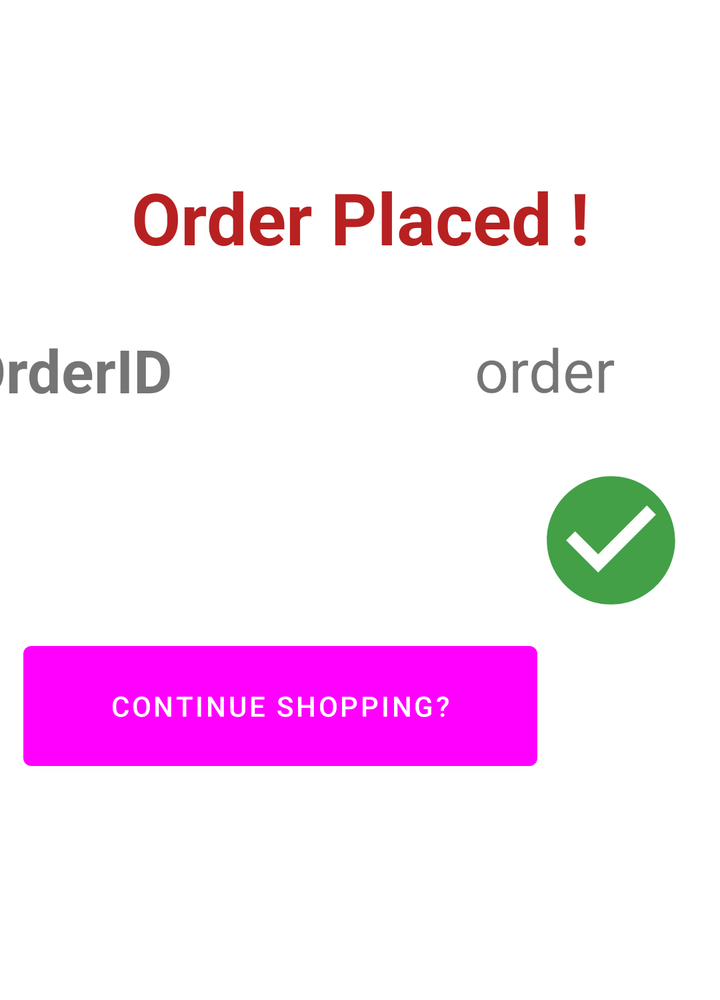
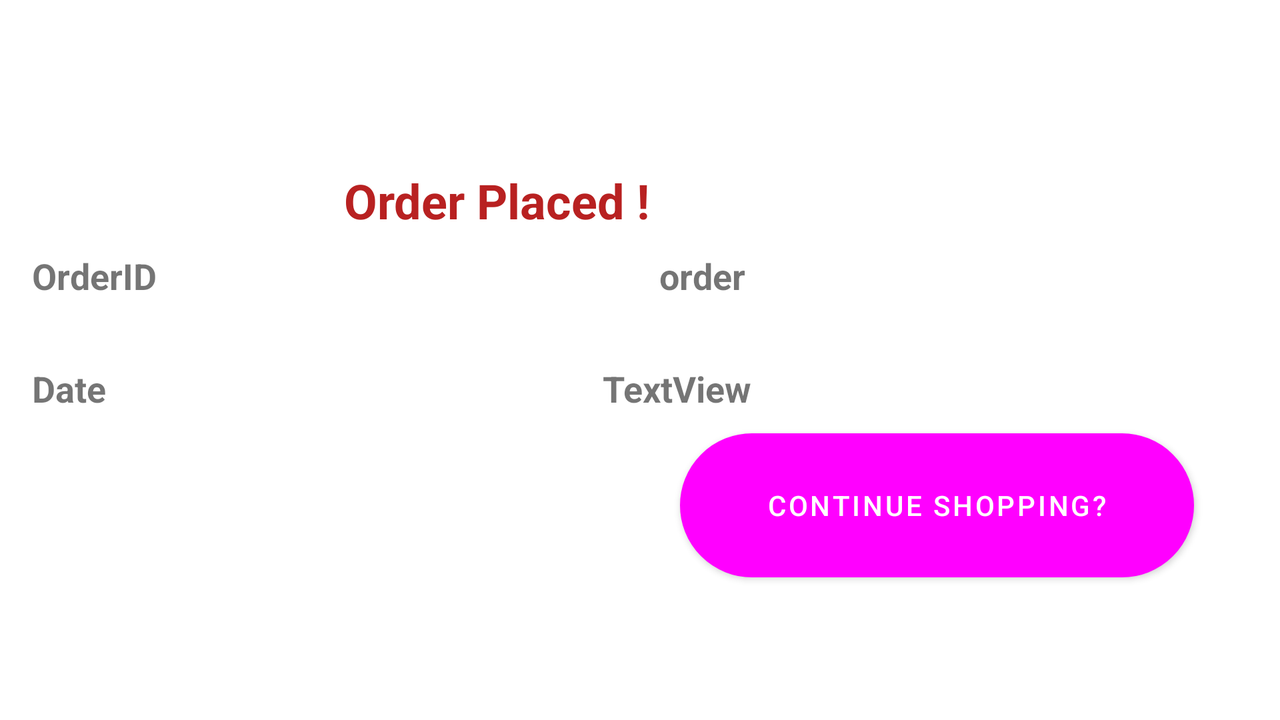

Compare how this app lays out the same screen by default and in its alternative resource folder. The renders come first, then the two layout files and the values they reference.
<!-- AndroidManifest.xml: application theme Theme.BookStore -->
<!-- res/layout/fragment_order.xml -->
<?xml version="1.0" encoding="utf-8"?>
<androidx.constraintlayout.widget.ConstraintLayout xmlns:android="http://schemas.android.com/apk/res/android"
    xmlns:app="http://schemas.android.com/apk/res-auto"
    xmlns:tools="http://schemas.android.com/tools"
    android:layout_width="match_parent"
    android:layout_height="500dp"
    tools:context=".fragments.Order_Placed_Fragment">


    <ImageView
        android:id="@+id/imageView3"
        android:layout_width="77dp"
        android:layout_height="104dp"
        android:layout_marginTop="83dp"
        android:layout_marginEnd="16dp"
        android:layout_marginBottom="56dp"
        android:src="@drawable/check"
        app:layout_constraintBottom_toBottomOf="parent"
        app:layout_constraintEnd_toEndOf="parent"
        app:layout_constraintTop_toTopOf="parent"
        app:layout_constraintVertical_bias="0.525" />

    <TextView
        android:id="@+id/textView9"
        android:layout_width="378dp"
        android:layout_height="79dp"
        android:layout_marginStart="16dp"
        android:layout_marginTop="13dp"
        android:layout_marginEnd="17dp"
        android:gravity="center"
        android:text="Order Placed !"
        android:textColor="#B82121"
        android:textSize="36sp"
        android:textStyle="bold"
        app:layout_constraintEnd_toEndOf="parent"
        app:layout_constraintStart_toStartOf="parent"
        app:layout_constraintTop_toBottomOf="@+id/Order_Placed_ToolBar" />

    <androidx.appcompat.widget.Toolbar
        android:id="@+id/Order_Placed_ToolBar"
        android:layout_width="match_parent"
        android:layout_height="wrap_content"
        android:background="?attr/colorPrimary"
        android:minHeight="?attr/actionBarSize"
        android:theme="?attr/actionBarTheme"
        app:layout_constraintEnd_toEndOf="parent"
        app:layout_constraintHorizontal_bias="0.0"
        app:layout_constraintStart_toStartOf="parent"
        app:layout_constraintTop_toTopOf="parent" />

    <Button
        android:id="@+id/button2"
        android:layout_width="257dp"
        android:layout_height="72dp"
        android:layout_marginStart="37dp"
        android:layout_marginTop="56dp"
        android:layout_marginEnd="117dp"
        android:layout_marginBottom="130dp"
        android:text="Continue Shopping?"
        app:layout_constraintBottom_toBottomOf="parent"
        app:layout_constraintEnd_toEndOf="parent"
        app:layout_constraintStart_toStartOf="parent"
        app:layout_constraintTop_toBottomOf="@+id/textView10" />

    <TextView
        android:id="@+id/textView10"
        android:layout_width="267dp"
        android:layout_height="41dp"
        android:layout_marginStart="16dp"
        android:layout_marginTop="35dp"
        android:layout_marginBottom="56dp"
        android:gravity="center"
        android:text="order"
        android:textSize="30sp"
        app:layout_constraintBottom_toTopOf="@+id/button2"
        app:layout_constraintEnd_toEndOf="parent"
        app:layout_constraintStart_toEndOf="@+id/textView11"
        app:layout_constraintTop_toBottomOf="@+id/textView9" />

    <TextView
        android:id="@+id/textView11"
        android:layout_width="112dp"
        android:layout_height="50dp"
        android:layout_marginStart="28dp"
        android:layout_marginTop="26dp"
        android:layout_marginEnd="29dp"
        android:layout_marginBottom="112dp"
        android:text="OrderID"
        android:textSize="30sp"
        android:textStyle="bold"
        app:layout_constraintBottom_toTopOf="@+id/button2"
        app:layout_constraintEnd_toStartOf="@+id/textView10"
        app:layout_constraintStart_toStartOf="parent"
        app:layout_constraintTop_toBottomOf="@+id/textView9" />
</androidx.constraintlayout.widget.ConstraintLayout>
<!-- resources referenced by this layout -->
<resources>
  <!-- drawable check (drawable) -->
  <vector xmlns:android="http://schemas.android.com/apk/res/android"
      android:width="24dp"
      android:height="24dp"
      android:tint="#43A047"
      android:viewportWidth="24"
      android:viewportHeight="24">
      <path
          android:fillColor="#43A047"
          android:pathData="M12,2C6.48,2 2,6.48 2,12s4.48,10 10,10 10,-4.48 10,-10S17.52,2 12,2zM10,17l-5,-5 1.41,-1.41L10,14.17l7.59,-7.59L19,8l-9,9z" />
  </vector>
  <style name="Theme.BookStore" parent="Theme.MaterialComponents.DayNight.DarkActionBar">
          
          <item name="colorPrimary">@color/theme1</item>
  
          <item name="colorPrimaryVariant">@color/purple_700</item>
          <item name="colorOnPrimary">@color/white</item>
          
          <item name="colorSecondary">@color/teal_200</item>
          <item name="colorSecondaryVariant">@color/teal_700</item>
          <item name="colorOnSecondary">@color/black</item>
          
          <item name="android:statusBarColor" tools:targetApi="l">#074DF8</item>
          
      </style>
  <color name="purple_700">#FF3700B3</color>
  <color name="white">#FFFFFFFF</color>
  <color name="teal_200">#FF03DAC5</color>
  <color name="teal_700">#FF018786</color>
  <color name="black">#FF000000</color>
</resources>
<!-- res/layout-land/fragment_order.xml (the repository's variant of the layout above) -->
<!-- drawn on the phone turned sideways -->
<?xml version="1.0" encoding="utf-8"?>
<androidx.constraintlayout.widget.ConstraintLayout xmlns:android="http://schemas.android.com/apk/res/android"
    xmlns:app="http://schemas.android.com/apk/res-auto"
    xmlns:tools="http://schemas.android.com/tools"
    android:layout_width="match_parent"
    android:layout_height="match_parent"
    android:background="@drawable/bgpic1"
    tools:context=".fragments.OrderPlacedFragment">


    <ImageView
        android:id="@+id/imageView3"
        android:layout_width="96dp"
        android:layout_height="110dp"
        android:layout_marginEnd="16dp"
        android:layout_marginBottom="492dp"
        android:src="@drawable/check"
        app:layout_constraintBottom_toBottomOf="parent"
        app:layout_constraintEnd_toEndOf="parent"
        app:layout_constraintTop_toBottomOf="@+id/Order_Placed_ToolBar"
        app:layout_constraintVertical_bias="0.0" />

    <TextView
        android:id="@+id/textView22"
        android:layout_width="0dp"
        android:layout_height="wrap_content"
        android:layout_marginEnd="16dp"
        android:gravity="center"
        android:text="TextView"
        android:textSize="18sp"
        android:textStyle="bold"
        app:layout_constraintBaseline_toBaselineOf="@+id/textView6"
        app:layout_constraintEnd_toEndOf="parent"
        app:layout_constraintStart_toEndOf="@+id/textView6" />

    <TextView
        android:id="@+id/textView9"
        android:layout_width="0dp"
        android:layout_height="wrap_content"
        android:layout_marginStart="16dp"
        android:layout_marginTop="28dp"
        android:layout_marginEnd="47dp"
        android:gravity="center"
        android:text="Order Placed !"
        android:textColor="#B82121"
        android:textSize="24sp"
        android:textStyle="bold"
        app:layout_constraintEnd_toStartOf="@+id/imageView3"
        app:layout_constraintStart_toStartOf="parent"
        app:layout_constraintTop_toBottomOf="@+id/Order_Placed_ToolBar" />

    <androidx.appcompat.widget.Toolbar
        android:id="@+id/Order_Placed_ToolBar"
        android:layout_width="match_parent"
        android:layout_height="wrap_content"
        android:background="?attr/colorPrimary"
        android:minHeight="?attr/actionBarSize"
        android:theme="?attr/actionBarTheme"
        app:layout_constraintEnd_toEndOf="parent"
        app:layout_constraintHorizontal_bias="0.0"
        app:layout_constraintStart_toStartOf="parent"
        app:layout_constraintTop_toTopOf="parent" />

    <Button
        android:id="@+id/button2"
        android:layout_width="257dp"
        android:layout_height="72dp"
        android:background="@drawable/oval"
        android:text="Continue Shopping?"
        app:layout_constraintBottom_toBottomOf="parent"
        app:layout_constraintEnd_toEndOf="parent"
        app:layout_constraintHorizontal_bias="0.888"
        app:layout_constraintStart_toStartOf="parent"
        app:layout_constraintTop_toBottomOf="@+id/Order_Placed_ToolBar"
        app:layout_constraintVertical_bias="0.692" />

    <TextView
        android:id="@+id/textView10"
        android:layout_width="0dp"
        android:layout_height="wrap_content"
        android:layout_marginEnd="16dp"
        android:gravity="center"
        android:text="order"
        android:textSize="18sp"
        android:textStyle="bold"
        app:layout_constraintBaseline_toBaselineOf="@+id/textView11"
        app:layout_constraintEnd_toEndOf="parent"
        app:layout_constraintStart_toEndOf="@+id/textView11" />

    <TextView
        android:id="@+id/textView11"
        android:layout_width="0dp"
        android:layout_height="wrap_content"
        android:layout_marginStart="16dp"
        android:layout_marginTop="63dp"
        android:layout_marginBottom="32dp"
        android:text="OrderID"
        android:textSize="18sp"
        android:textStyle="bold"
        app:layout_constraintBottom_toTopOf="@+id/textView6"
        app:layout_constraintStart_toStartOf="parent"
        app:layout_constraintTop_toBottomOf="@+id/textView9" />

    <TextView
        android:id="@+id/textView6"
        android:layout_width="0dp"
        android:layout_height="wrap_content"
        android:layout_marginStart="16dp"
        android:layout_marginBottom="64dp"
        android:text="Date"
        android:textSize="18sp"
        android:textStyle="bold"
        app:layout_constraintBottom_toTopOf="@+id/button2"
        app:layout_constraintStart_toStartOf="parent"
        app:layout_constraintTop_toBottomOf="@+id/textView11"
        app:layout_constraintVertical_bias="1.0" />
</androidx.constraintlayout.widget.ConstraintLayout>
<!-- resources referenced by the variant -->
<!-- as the phone turned sideways resolves them -->
<resources>
  <!-- drawable check (drawable) -->
  <vector xmlns:android="http://schemas.android.com/apk/res/android"
      android:width="24dp"
      android:height="24dp"
      android:tint="#43A047"
      android:viewportWidth="24"
      android:viewportHeight="24">
      <path
          android:fillColor="#43A047"
          android:pathData="M12,2C6.48,2 2,6.48 2,12s4.48,10 10,10 10,-4.48 10,-10S17.52,2 12,2zM10,17l-5,-5 1.41,-1.41L10,14.17l7.59,-7.59L19,8l-9,9z" />
  </vector>
  <!-- drawable oval (drawable) -->
  <?xml version="1.0" encoding="UTF-8"?>
  <shape xmlns:android="http://schemas.android.com/apk/res/android">
      <corners android:radius="50dp" />
      <stroke android:color="#000000" android:width="3dp" />
      <solid android:color="#FF0091EA" />
  </shape>
  <style name="Theme.BookStore" parent="Theme.MaterialComponents.DayNight.DarkActionBar">
          
          <item name="colorPrimary">@color/theme1</item>
  
          <item name="colorPrimaryVariant">@color/purple_700</item>
          <item name="colorOnPrimary">@color/white</item>
          
          <item name="colorSecondary">@color/teal_200</item>
          <item name="colorSecondaryVariant">@color/teal_700</item>
          <item name="colorOnSecondary">@color/black</item>
          
          <item name="android:statusBarColor" tools:targetApi="l">#074DF8</item>
          
      </style>
  <color name="purple_700">#FF3700B3</color>
  <color name="white">#FFFFFFFF</color>
  <color name="teal_200">#FF03DAC5</color>
  <color name="teal_700">#FF018786</color>
  <color name="black">#FF000000</color>
</resources>
